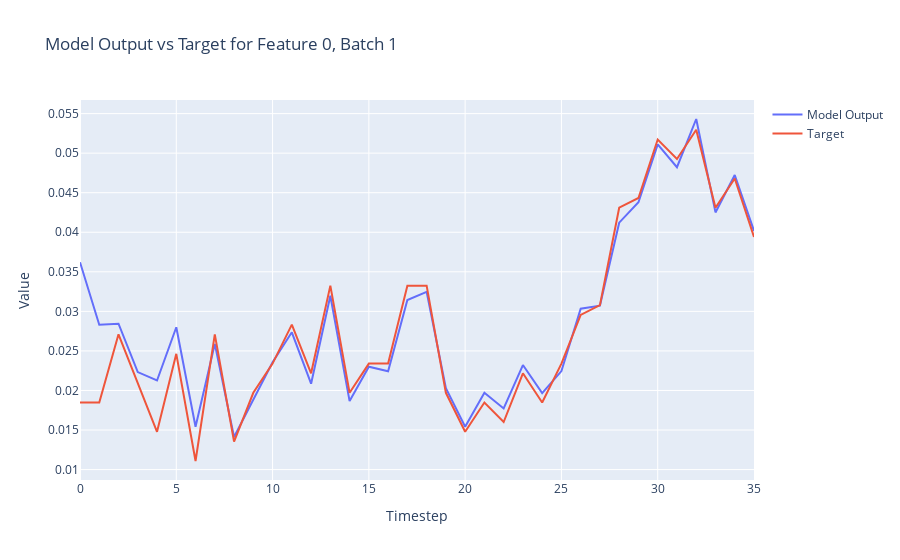

The notebook cell saved with this chart:
### Markdown cell above
Let's do some basic comparisons between our modelled and observed.

### Code cell
import plotly.graph_objects as go

def plot_model_output_vs_target(model_outputs, targets, batch_index=0, feature_index=0):
    # Extract the specified feature for the given batch from both the model outputs and targets
    model_output_series = model_outputs[batch_index, :, feature_index].detach().numpy()
    target_series = targets[batch_index, :, feature_index].numpy()
    
    # Create a range for the x-axis (timesteps)
    timesteps = list(range(model_output_series.shape[0]))
    
    # Create traces
    model_trace = go.Scatter(x=timesteps, y=model_output_series, mode='lines', name='Model Output')
    target_trace = go.Scatter(x=timesteps, y=target_series, mode='lines', name='Target')
    
    # Create the figure and add traces
    fig = go.Figure()
    fig.add_trace(model_trace)
    fig.add_trace(target_trace)
    
    # Add title and labels
    fig.update_layout(title=f'Model Output vs Target for Feature {feature_index}, Batch {batch_index}',
                      xaxis_title='Timestep',
                      yaxis_title='Value')
    
    # Show the figure
    fig.show()

# Assuming `y` and `Y` are your model outputs and targets, respectively
# Adjust batch_index and feature_index as needed
plot_model_output_vs_target(outputs.to("cpu"), Y.to("cpu"), batch_index=1, feature_index=0)

### Figure 1 — Plotly figure (JSON) as saved in the notebook; plotly's stock layout.template omitted (floating-point values rounded to 4 significant figures)
{"data": [{"mode": "lines", "name": "Model Output", "type": "scatter", "x": [0, 1, 2, 3, 4, 5, 6, 7, 8, 9, 10, 11, 12, 13, 14, 15, 16, 17, 18, 19, 20, 21, 22, 23, 24, 25, 26, 27, 28, 29, 30, 31, 32, 33, 34, 35], "y": [0.03622, 0.02831, 0.02844, 0.02233, 0.02126, 0.028, 0.01541, 0.02588, 0.01412, 0.01893, 0.02356, 0.02735, 0.02086, 0.03197, 0.01866, 0.023, 0.02242, 0.03144, 0.03246, 0.0203, 0.0154, 0.01972, 0.01772, 0.02321, 0.01967, 0.02245, 0.03034, 0.03072, 0.04121, 0.0438, 0.05111, 0.04822, 0.05432, 0.04251, 0.04724, 0.04017]}, {"mode": "lines", "name": "Target", "type": "scatter", "x": [0, 1, 2, 3, 4, 5, 6, 7, 8, 9, 10, 11, 12, 13, 14, 15, 16, 17, 18, 19, 20, 21, 22, 23, 24, 25, 26, 27, 28, 29, 30, 31, 32, 33, 34, 35], "y": [0.01847, 0.01847, 0.02709, 0.02094, 0.01478, 0.02463, 0.01108, 0.02709, 0.01355, 0.0197, 0.0234, 0.02833, 0.02217, 0.03325, 0.0197, 0.0234, 0.0234, 0.03325, 0.03325, 0.0197, 0.01478, 0.01847, 0.01601, 0.02217, 0.01847, 0.0234, 0.02956, 0.03079, 0.0431, 0.04433, 0.05172, 0.04926, 0.05296, 0.0431, 0.0468, 0.03941]}], "layout": {"title": {"text": "Model Output vs Target for Feature 0, Batch 1"}, "xaxis": {"title": {"text": "Timestep"}}, "yaxis": {"title": {"text": "Value"}}}}
